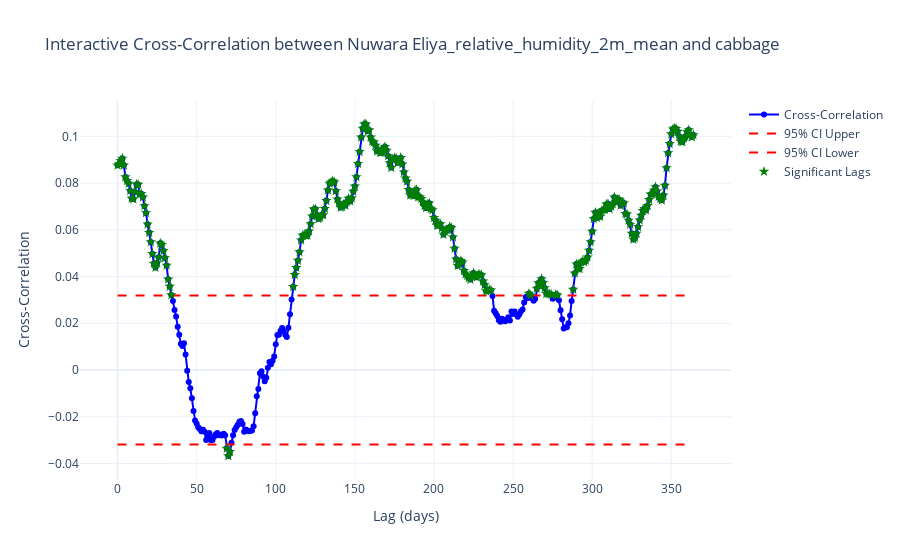

Notebook cell for this chart:
### Markdown cell above
# Nuwara Eliya_relative_humidity_2m_mean (0-35)

### Code cell
significant_results = interactive_cross_correlation(df, x_col='Nuwara Eliya_relative_humidity_2m_mean', target_col='cabbage')
print(significant_results)

### Figure 1 — Plotly figure (JSON) as saved in the notebook; plotly's stock layout.template omitted (floating-point values rounded to 4 significant figures; data arrays with more than 128 entries replaced by an {"elided": "..."} marker saying what was removed)
{"data": [{"marker": {"color": "blue"}, "mode": "lines+markers", "name": "Cross-Correlation", "type": "scatter", "x": {"elided": "365 int values"}, "y": {"elided": "365 float values"}}, {"line": {"color": "red", "dash": "dash"}, "mode": "lines", "name": "95% CI Upper", "type": "scatter", "x": {"elided": "365 int values"}, "y": {"elided": "365 float values"}}, {"line": {"color": "red", "dash": "dash"}, "mode": "lines", "name": "95% CI Lower", "type": "scatter", "x": {"elided": "365 int values"}, "y": {"elided": "365 float values"}}, {"marker": {"color": "green", "size": 8, "symbol": "star"}, "mode": "markers", "name": "Significant Lags", "type": "scatter", "x": {"elided": "255 int values"}, "y": {"elided": "255 float values"}}], "layout": {"title": {"text": "Interactive Cross-Correlation between Nuwara Eliya_relative_humidity_2m_mean and cabbage"}, "xaxis": {"title": {"text": "Lag (days)"}}, "yaxis": {"title": {"text": "Cross-Correlation"}}}}
